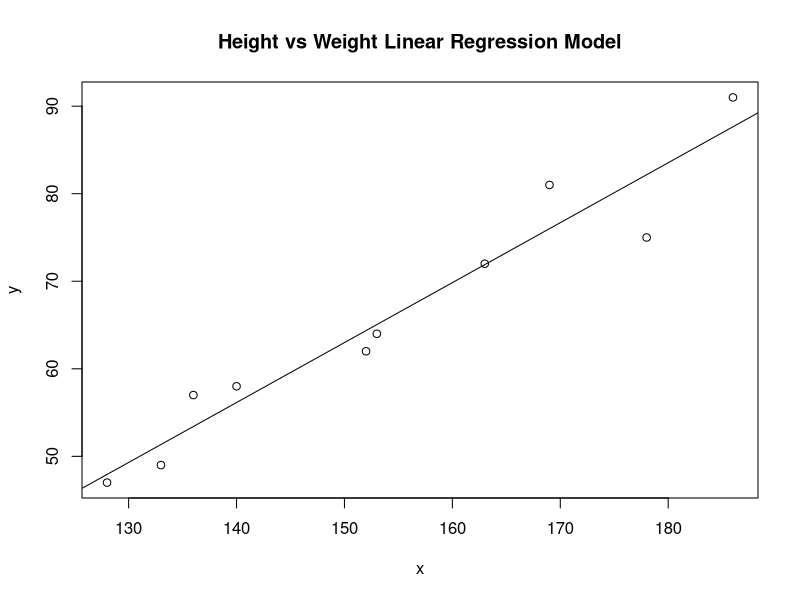
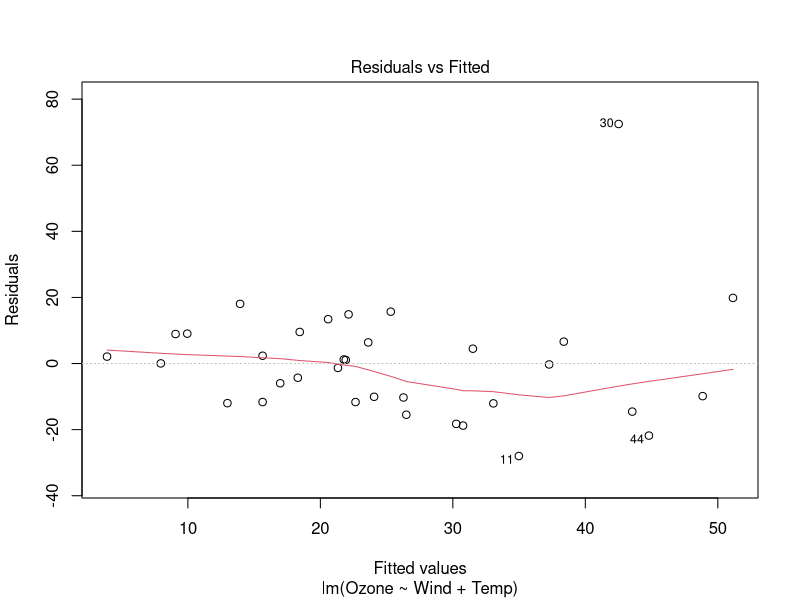
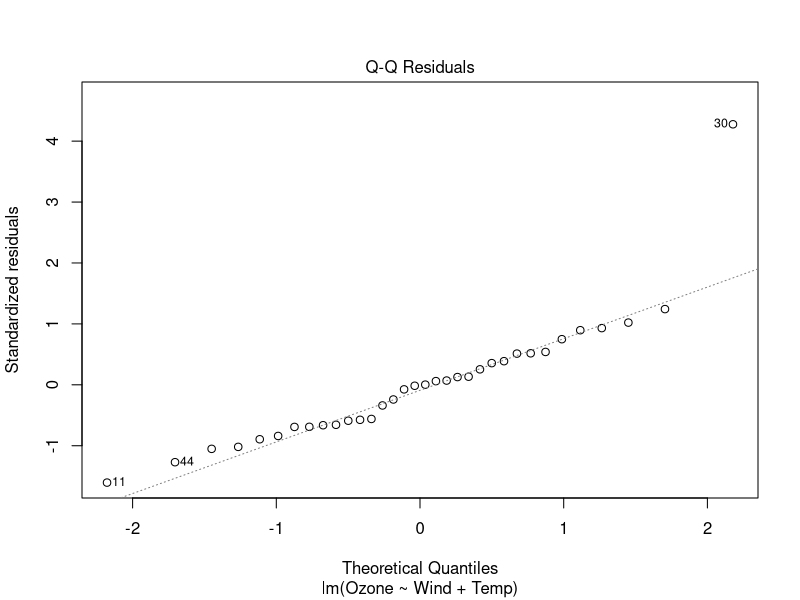
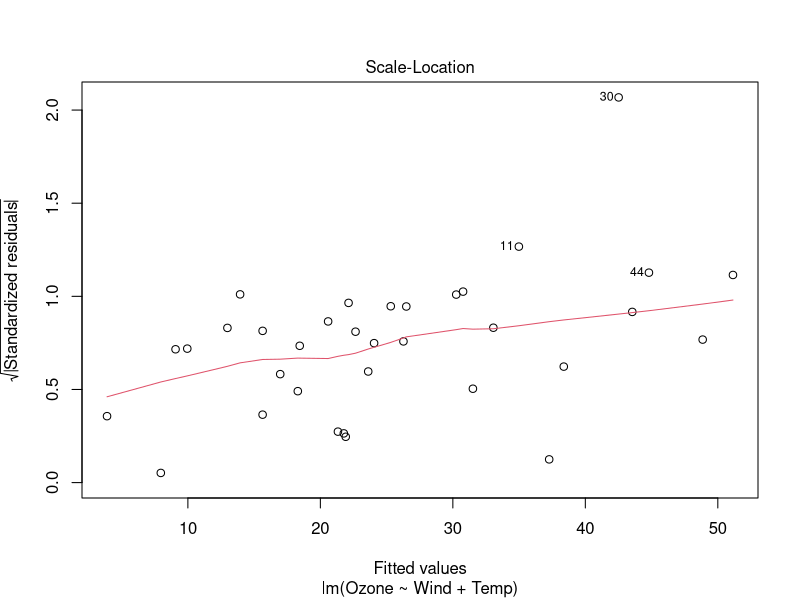
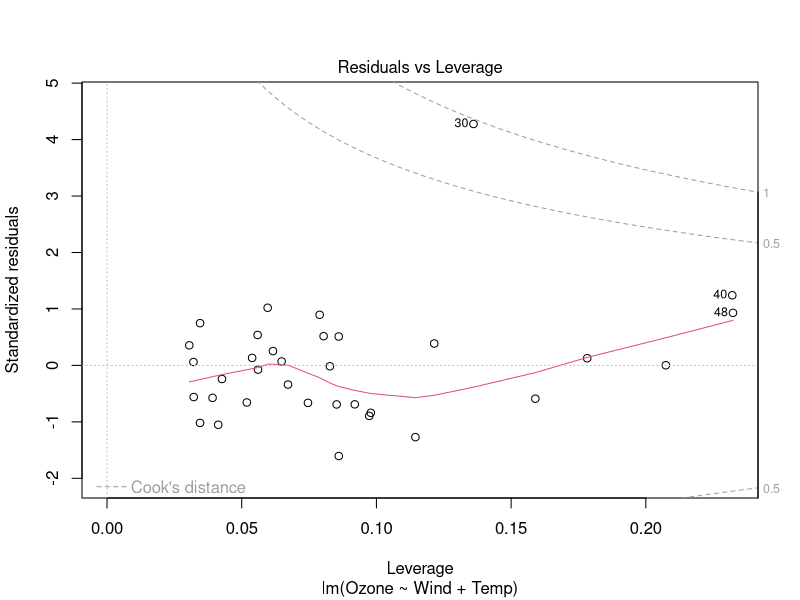
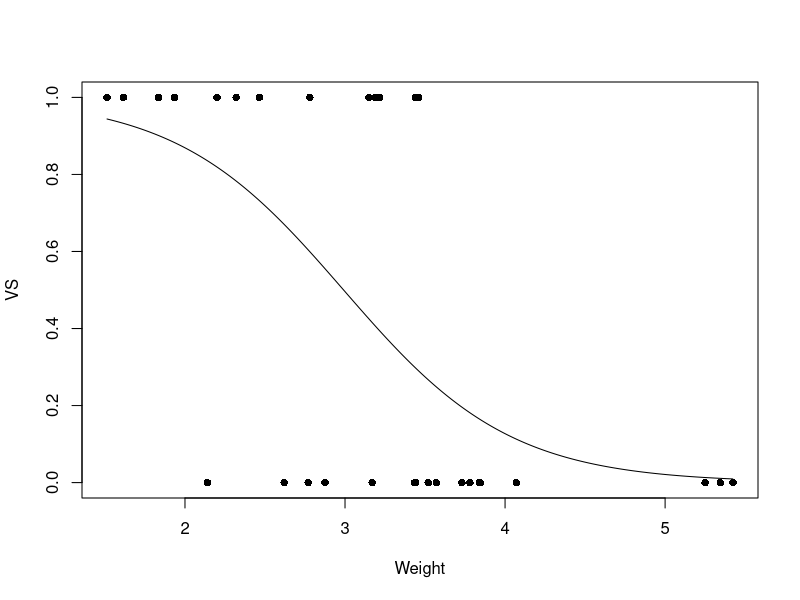

Write the R code that produced these figures, in order.
# TYPES OF REGRESSION IN R
# Linear, Multiple, and Logistic Regression 

# LINEAR REGRESSION  y = ax + b where x is predictor/independent variable, y is response/dependent variable and a&b are coefficients
x <- c(153, 169, 140, 186, 128, 136, 178, 163, 152, 133)
y <- c(64, 81, 58, 91, 47, 57, 75, 72, 62, 49)

# creating a linear regression model
lr_model <- lm(y~x)

print(lr_model)

# find the weight of a person with height of 182
df <- data.frame(x = 168)
prediction <- predict(lr_model, df)

cat("Predicted value of a person with height 168: ")
print(prediction)

plot(x,y,main="Height vs Weight Linear Regression Model")
abline(lm(y~x))


# MULTIPLE REGRESSION
# y = a + x1*b1 + x2*b2 + x3*b3 + x4*b4...... + xn*bn

# dataset
input <- airquality[1:50, c("Ozone", "Wind", "Temp")]

# create multiple regression
mr_model <- lm(Ozone ~ Wind + Temp, data = input)

cat("Regression Model")
print(mr_model)
plot(mr_model)


# Logistic Regression 
# y = 1 / (1 + e^-z) where y is response variable and z is equation of independent variables/features

# creating model
lor_model <- glm(formula = vs ~wt, family = binomial, data = mtcars)

# creating a range of wt values
x <- seq(min(mtcars$wt), max(mtcars$wt), 0.01)

prediction <- predict(lor_model, list(wt = x), type = "response")
print(lor_model)
plot(mtcars$wt, mtcars$vs, pch = 16, xlab = "Weight", ylab = "VS")
lines(x,prediction)























